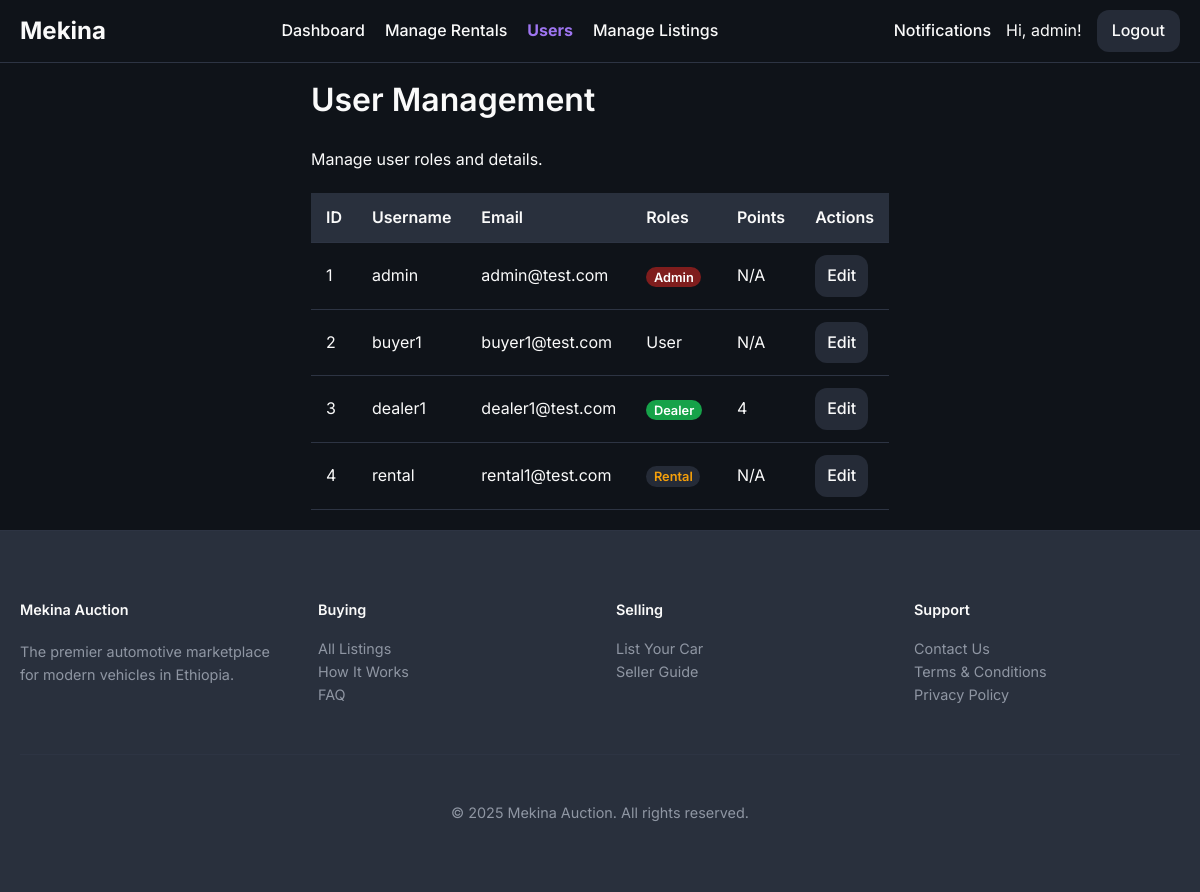
Before: /admin/users (signed in) with the older database file.
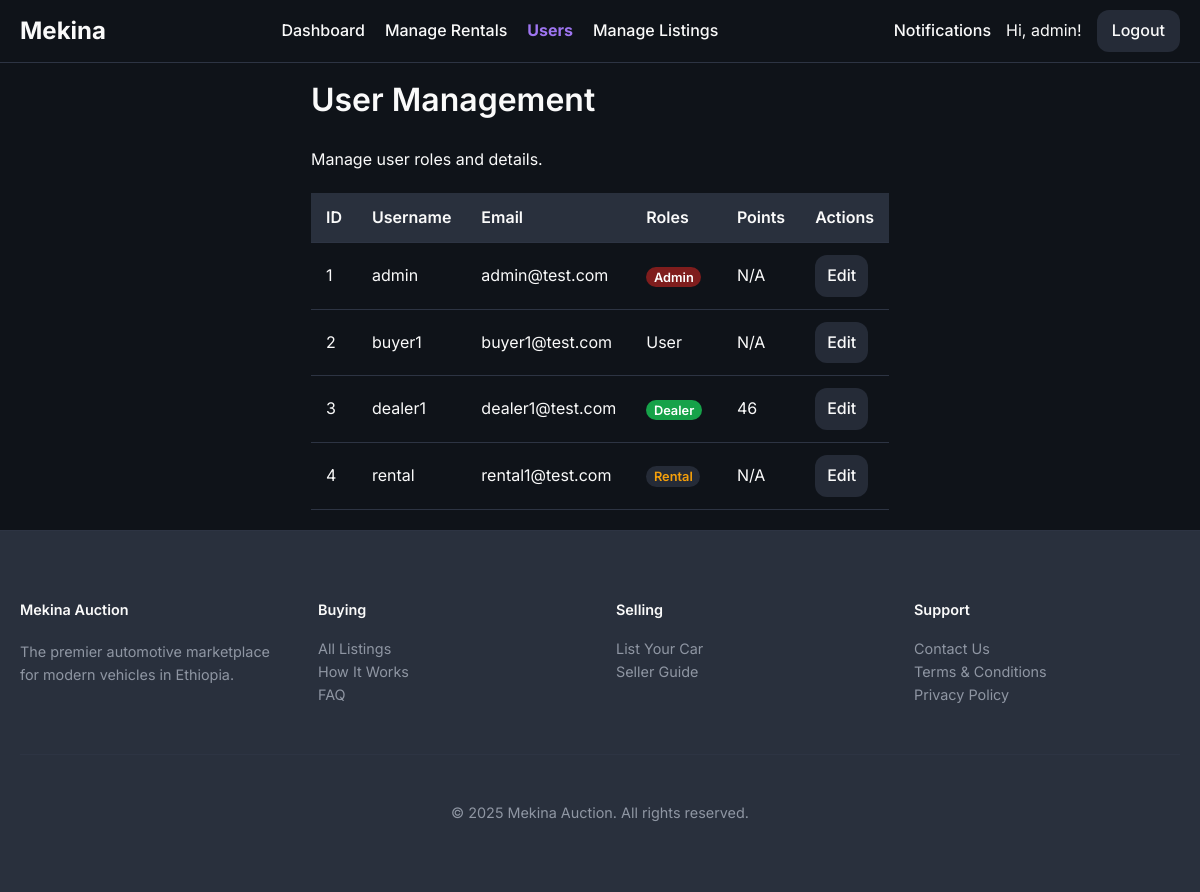
After: the same page with the newer database file.
### models/user.py (models this page shows, shortened)
class User(UserMixin, db.Model):
    id = db.Column(db.Integer, primary_key=True)
    username = db.Column(db.String(64), index=True, unique=True, nullable=False)
    email = db.Column(db.String(120), index=True, unique=True, nullable=False)
    phone_number = db.Column(db.String(20), nullable=True)
    password_hash = db.Column(db.String(128))
    is_admin = db.Column(db.Boolean, default=False)
    is_dealer = db.Column(db.Boolean, default=False)
    is_rental_company = db.Column(db.Boolean, default=False)
    points = db.Column(db.Integer, nullable=False, default=5) # Points for dealers to bid
    cars = db.relationship('Car', backref='owner', lazy='dynamic')
    bids = db.relationship('Bid', backref='bidder', lazy='dynamic')
    dealer_bids = db.relationship('DealerBid', backref='dealer', lazy='dynamic')
    car_requests = db.relationship('CarRequest', backref='customer', lazy='dynamic')

### routes/admin.py (the view)
@admin_bp.route('/users')
@login_required
@admin_required
def user_management():
    users = User.query.order_by(User.id.asc()).all()
    return render_template('user_management.html', users=users)

### routes/admin.py (called while the page is built)
def admin_required(f):
    @wraps(f)
    def decorated_function(*args, **kwargs):
        if not current_user.is_authenticated or not current_user.is_admin:
            abort(403) # Forbidden
        return f(*args, **kwargs)
    return decorated_function

### templates/user_management.html (shortened to what this page needs)
{% extends "base.html" %}
{% block content %}
    <h1>User Management</h1>
    <p>Manage user roles and details.</p>
    <table>
        <thead>
            <tr>
                <th>ID</th>
                <th>Username</th>
                <th>Email</th>
                <th>Roles</th>
                <th>Points</th>
                <th>Actions</th>
            </tr>
        </thead>
        <tbody>
            {% for user in users %}
            <tr>
                <td>{{ user.id }}</td>
                <td>{{ user.username }}</td>
                <td>{{ user.email }}</td>
                <td>
                    {% if user.is_admin %}<span class="role-badge admin">Admin</span>{% endif %}
                    {% if user.is_dealer %}<span class="role-badge dealer">Dealer</span>{% endif %}
                    {% if user.is_rental_company %}<span class="role-badge rental">Rental</span>{% endif %}
                    {% if not user.is_admin and not user.is_dealer and not user.is_rental_company %}
                        <span class="text-muted">User</span>
                    {% endif %}
                </td>
                <td>
                    {% if user.is_dealer %}
                        {{ user.points }}
                    {% else %}
                        N/A
                    {% endif %}
                </td>
                <td><a href="{{ url_for('admin.edit_user', user_id=user.id) }}" class="btn edit">Edit</a></td>
            </tr>
            {% endfor %}
        </tbody>
    </table>
{% endblock %}

Changed rows visible on the page:
changed User "dealer1": points "4" → "46"
